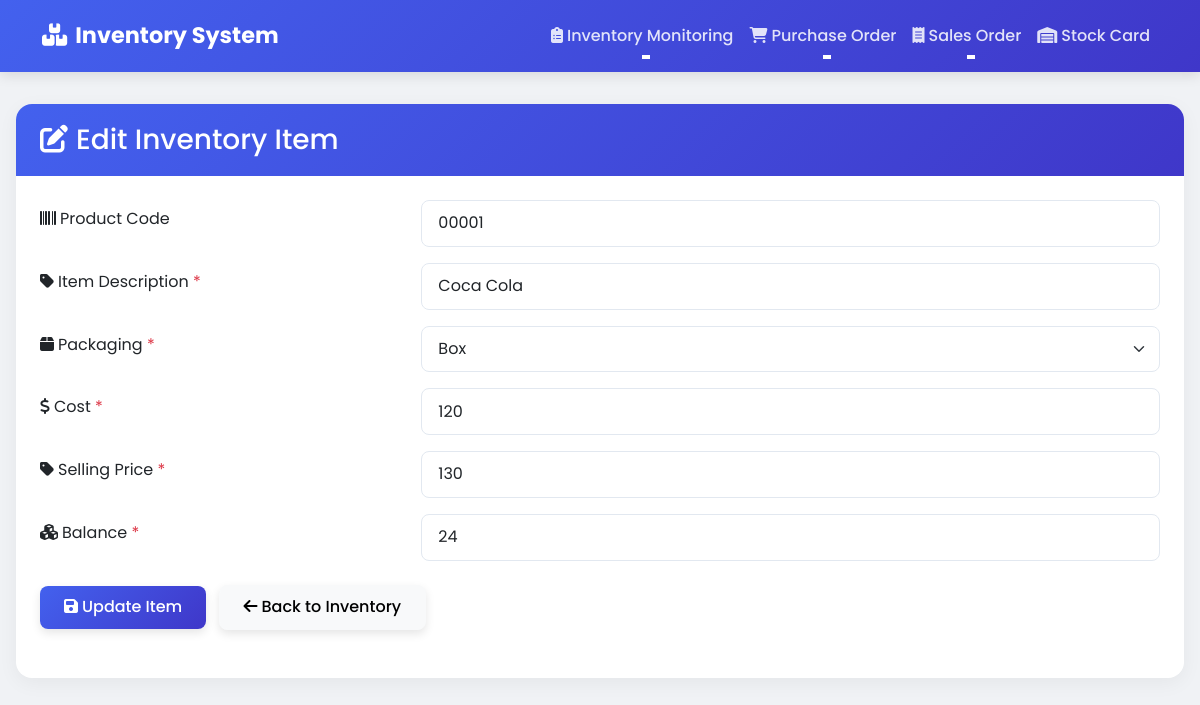
/update.php?product_code=00001, run on the app's committed database.
### tables this page shows
CREATE TABLE `inventorymasterfile` (
  `Product Code` char(5) NOT NULL,
  `Item Description` char(35) NOT NULL,
  `Packaging` char(3) NOT NULL,
  `Cost` decimal(12,0) NOT NULL,
  `Selling price` decimal(12,0) NOT NULL,
  `Balance` decimal(12,0) NOT NULL
);

### update.php (the view, shortened to what this page needs)
<?php
include 'newkonek.php';
if (isset($_GET['product_code'])) {
    $product_code = $_GET['product_code'];
    $sql = "SELECT * FROM `inventorymasterfile` WHERE `Product Code` = '$product_code'";
    $result = mysqli_query($con, $sql);
    if ($result && mysqli_num_rows($result) > 0) {
        $row = mysqli_fetch_assoc($result);
        $item_description = $row['Item Description'];
        $packaging = $row['Packaging'];
        $cost = $row['Cost'];
        $selling_price = $row['Selling price'];
        $balance = $row['Balance'];
    } else {
        echo "Product not found!";
        exit;
    }
} else {
    echo "Invalid request.";
    exit;
}
?>
<!DOCTYPE html>
<html lang="en">
<head>
    <link href="https://cdn.jsdelivr.net/npm/bootstrap@5.3.0/dist/css/bootstrap.min.css" rel="stylesheet">
    <link rel="stylesheet" href="https://cdnjs.cloudflare.com/ajax/libs/font-awesome/6.4.0/css/all.min.css">
</head>
<body>
<nav class="navbar navbar-expand-lg navbar-dark">
    <div class="container">
        <a class="navbar-brand" href="#">
            <i class="fas fa-boxes me-2"></i>Inventory System
        </a>
        <div class="collapse navbar-collapse" id="navbarNav">
            <ul class="navbar-nav ms-auto">
                <li class="nav-item dropdown">
                    <a class="nav-link dropdown-toggle active" href="#" id="inventoryDropdown" role="button" data-bs-toggle="dropdown">
                        <i class="fas fa-clipboard-list me-1"></i>Inventory Monitoring
                    </a>
                </li>
                <li class="nav-item dropdown">
                    <a class="nav-link dropdown-toggle" href="#" id="purchaseDropdown" role="button" data-bs-toggle="dropdown">
                        <i class="fas fa-shopping-cart me-1"></i>Purchase Order
                    </a>
                </li>
                <li class="nav-item dropdown">
                    <a class="nav-link dropdown-toggle" href="#" id="salesDropdown" role="button" data-bs-toggle="dropdown">
                        <i class="fas fa-receipt me-1"></i>Sales Order
                    </a>
                </li>
                <li class="nav-item">
                    <a class="nav-link" href="stock_card.php">
                        <i class="fas fa-warehouse me-1"></i>Stock Card
                    </a>
                </li>
            </ul>
        </div>
    </div>
</nav>
<div class="content-wrapper fade-in">
    <div class="card mb-4">
        <div class="card-header d-flex justify-content-between align-items-center">
            <h3 class="m-0"><i class="fas fa-edit me-2"></i>Edit Inventory Item</h3>
        </div>
        <div class="card-body p-4">
            <form method="POST" action="">
                <div class="row mb-4">
                    <div class="col-md-12">
                        <div class="mb-3 row">
                            <label for="Product_Code" class="col-sm-4 col-form-label">
                                <i class="fas fa-barcode me-1"></i>Product Code
                            </label>
                            <div class="col-sm-8">
                                <input type="text" class="form-control" id="Product_Code" name="Product_Code" value="<?php echo htmlspecialchars($product_code); ?>" readonly>
                            </div>
                        </div>
                        <div class="mb-3 row">
                            <label for="Item_Description" class="col-sm-4 col-form-label">
                                <i class="fas fa-tag me-1"></i>Item Description <span class="text-danger">*</span>
                            </label>
                            <div class="col-sm-8">
                                <input type="text" class="form-control" id="Item_Description" name="Item_Description" value="<?php echo htmlspecialchars($item_description); ?>" required>
                            </div>
                        </div>
                        <div class="mb-3 row">
                            <label for="Packaging" class="col-sm-4 col-form-label">
                                <i class="fas fa-box me-1"></i>Packaging <span class="text-danger">*</span>
                            </label>
                            <div class="col-sm-8">
                                <select class="form-select" id="Packaging" name="Packaging" required>
                                    <option value="Box" <?php echo ($packaging == 'Box') ? 'selected' : ''; ?>>Box</option>
                                </select>
                            </div>
                        </div>
                        <div class="mb-3 row">
                            <label for="Cost" class="col-sm-4 col-form-label">
                                <i class="fas fa-dollar-sign me-1"></i>Cost <span class="text-danger">*</span>
                            </label>
                            <div class="col-sm-8">
                                <input type="number" class="form-control" id="Cost" name="Cost" value="<?php echo htmlspecialchars($cost); ?>" step="0.01" required>
                            </div>
                        </div>
                        <div class="mb-3 row">
                            <label for="Selling_Price" class="col-sm-4 col-form-label">
                                <i class="fas fa-tag me-1"></i>Selling Price <span class="text-danger">*</span>
                            </label>
                            <div class="col-sm-8">
                                <input type="number" class="form-control" id="Selling_Price" name="Selling_Price" value="<?php echo htmlspecialchars($selling_price); ?>" step="0.01" required>
                            </div>
                        </div>
                        <div class="mb-3 row">
                            <label for="Balance" class="col-sm-4 col-form-label">
                                <i class="fas fa-cubes me-1"></i>Balance <span class="text-danger">*</span>
                            </label>
                            <div class="col-sm-8">
                                <input type="number" class="form-control" id="Balance" name="Balance" value="<?php echo htmlspecialchars($balance); ?>" readonly>
                            </div>
                        </div>
                        <div class="mt-4">
                            <button type="submit" class="btn btn-primary" name="submit">
                                <i class="fas fa-save me-1"></i>Update Item
                            </button>
                            <a href="display_inventory.php" class="btn btn-light ms-2">
                                <i class="fas fa-arrow-left me-1"></i>Back to Inventory
                            </a>
                        </div>
                    </div>
                </div>
            </form>
        </div>
    </div>
</div>
</body>
</html>

### update.php (style rules this page uses)
:root { --primary: #4361ee; --primary-dark: #3a56d4; --secondary: #3f37c9; --accent: #4cc9f0; --success: #4ade80; --danger: #f87171; --warning: #fbbf24; --light: #f9fafb; --dark: #1f2937; }
body { font-family: 'Poppins', sans-serif; background-color: #f0f2f5; color: #333; }
.navbar { background: linear-gradient(135deg, var(--primary), var(--secondary)); box-shadow: 0 4px 12px rgba(0, 0, 0, 0.1); padding: 0.8rem 1rem; }
.navbar-brand { font-weight: 700; font-size: 1.4rem; color: white !important; }
.navbar-nav .nav-link { color: rgba(255, 255, 255, 0.85) !important; font-weight: 500; padding: 0.7rem 1rem; position: relative; transition: all 0.3s ease; }
.navbar-nav .nav-link::after { content: ''; position: absolute; width: 0; height: 2px; bottom: 0; left: 50%; background-color: white; transition: all 0.3s ease; transform: translateX(-50%); }
.content-wrapper { max-width: 1200px; margin: 2rem auto; padding: 0 1rem; }
.card { border: none; border-radius: 1rem; box-shadow: 0 5px 20px rgba(0, 0, 0, 0.05); transition: transform 0.3s, box-shadow 0.3s; overflow: hidden; }
.card-header { background: linear-gradient(135deg, var(--primary), var(--secondary)); color: white; font-weight: 600; border: none; padding: 1.2rem 1.5rem; }
.form-control { border-radius: 0.5rem; padding: 0.65rem 1rem; border: 1px solid #e2e8f0; transition: all 0.3s; }
.form-select { border-radius: 0.5rem; padding: 0.65rem 1rem; border: 1px solid #e2e8f0; transition: all 0.3s; }
.btn { font-weight: 500; padding: 0.6rem 1.5rem; border-radius: 0.5rem; transition: all 0.3s; position: relative; overflow: hidden; box-shadow: 0 4px 10px rgba(0, 0, 0, 0.1); }
.btn-primary { background: linear-gradient(135deg, var(--primary), var(--secondary)); border: none; }
.fade-in { animation: fadeIn 0.4s ease-out forwards; }

### data on the page
inventorymasterfile: Item_Description "Coca Cola", Packaging "Box", Cost "120", Selling_Price "130", Balance "24"
